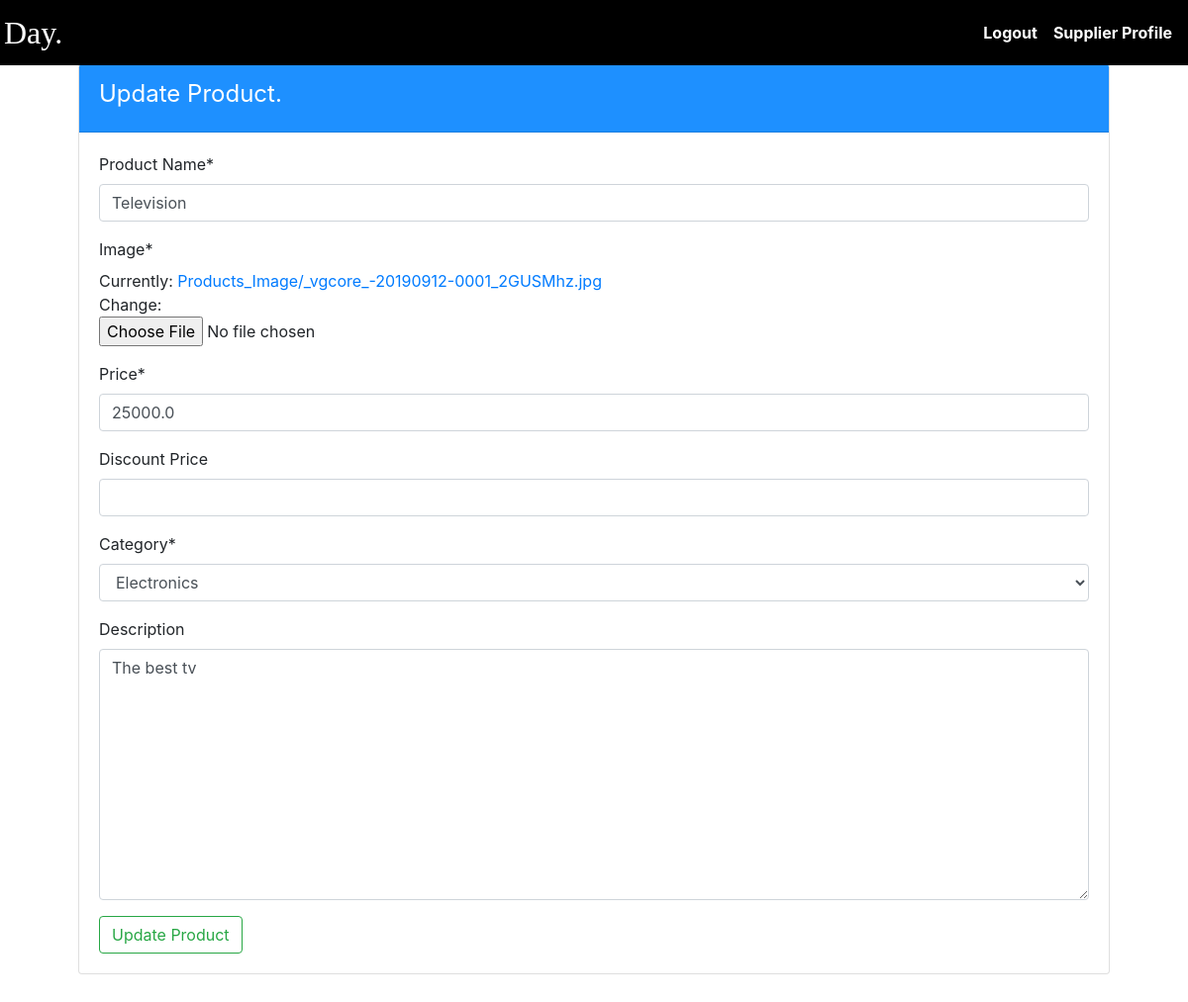
The app's page /business/updateProduct/1/ (signed in) with its own data.
### business/models.py (models this page shows, shortened)
class Products(models.Model):
    product_name=models.CharField(max_length=56,verbose_name="Product Name")
    product_image=models.ImageField(upload_to="Products_Image",verbose_name="Image")
    price=models.FloatField(default=0.00,verbose_name="Price")
    discount_price=models.FloatField(blank=True,null=True,verbose_name='Discount Price')
    description=models.TextField(blank=True,null=True,verbose_name="Description")
    category=models.ForeignKey(Categories,on_delete=models.CASCADE)
    user=models.ForeignKey(User,on_delete=models.CASCADE)

### accounts/models.py (models this page shows)
class Categories(models.Model):
    category_choices=(
    ('Beauty & Cosmetics','Beauty & Cosmetics'),
    ('Electronics','Electronics')
    )
    category=models.CharField(max_length=30,choices=category_choices,unique=True)
    def __str__(self):
        return self.category

### business/views.py (the view)
# urls.py: path('updateProduct/<id>/',views.UpdateProductView,name="update"),
@login_required
@supplier_required
def UpdateProductView(request,id):
    product_update=Products.objects.get(id=id)
    form=ProductsAddForm(instance=product_update)
    if request.method=="POST":
        form=ProductsAddForm(request.POST or None,request.FILES or None,instance=product_update)
        if form.is_valid():
            form.save()
    context={
    'form':form
    }
    return render(request,'business/UpdateProduct.html',context)

### business/forms.py
class ProductsAddForm(ModelForm):
    class Meta:
        model=Products
        fields=['product_name','product_image','price','discount_price','category','description']

### business/templates/business/UpdateProduct.html (shortened to what this page needs)
{%extends 'accounts/base.html'%}
{%load crispy_forms_tags%}
{%block content%}
<div class="container">
  <div class="card">
    <div class="card-header text-white" style=background-color:dodgerblue;>
<legend>Update Product.</legend>
      </div>
      <div class="card-body">
<form method="POST" action="" enctype="multipart/form-data">
{{form|crispy}}
<button class="btn btn-outline-success">Update Product</button>
  </form>
  </div>
  </div>
  </div>
{%endblock%}

### records on screen
Products: product_name "Television", price "25000.0", description "The best tv"
Categories: category "Electronics"
